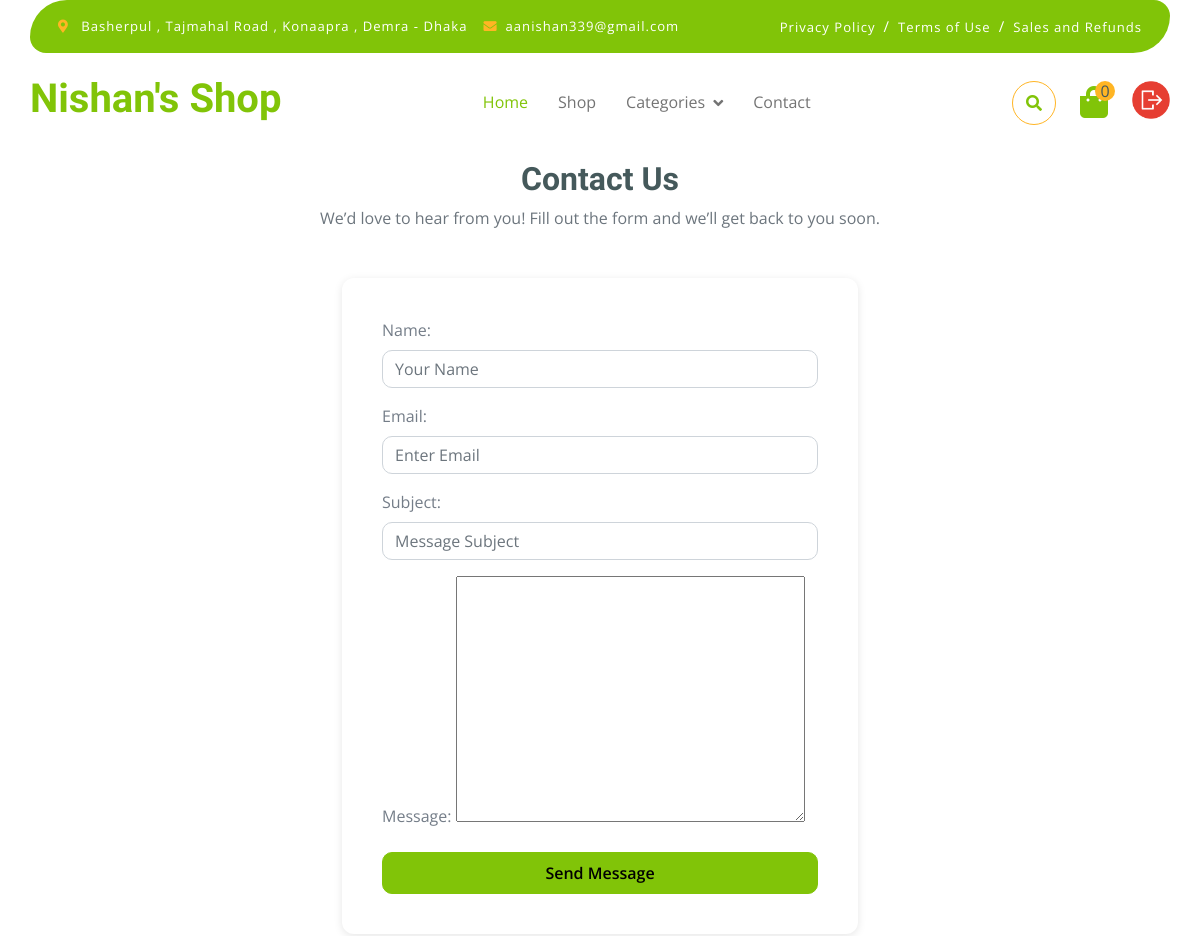
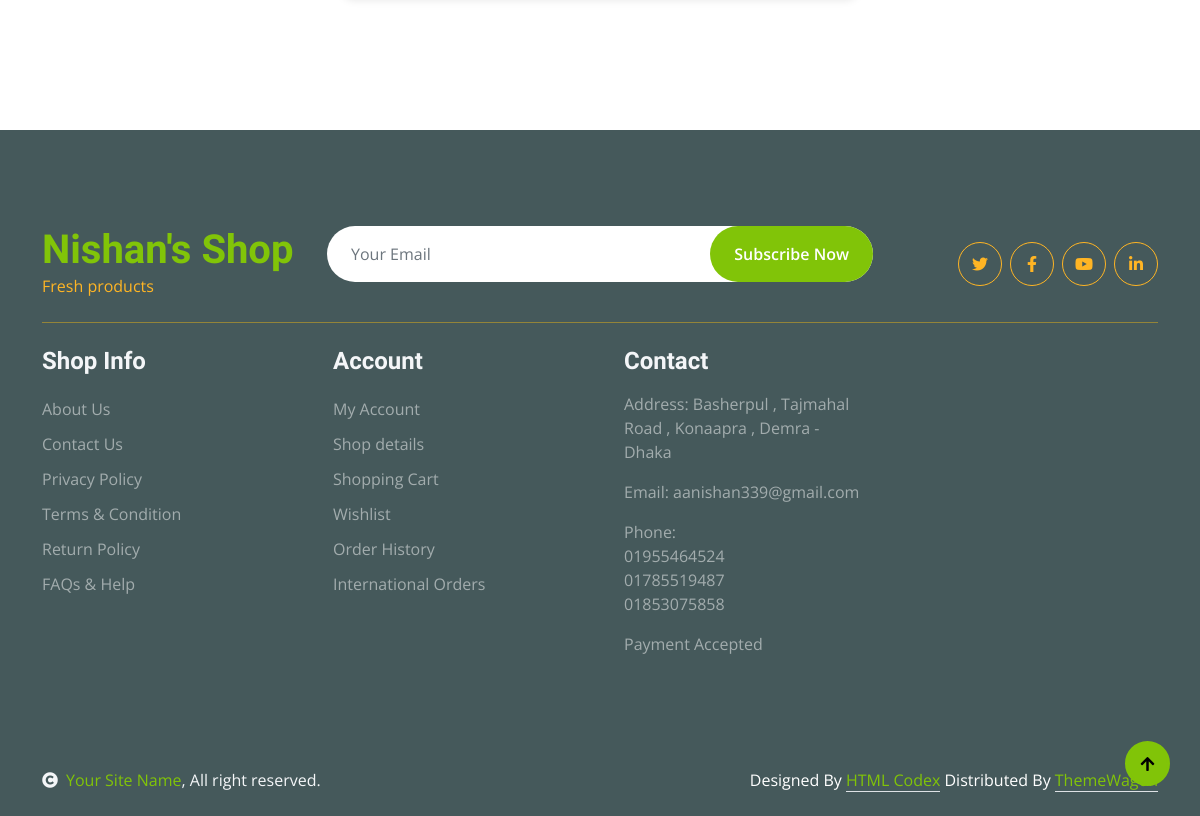
The page /about/contact/ (signed in) on the database its author committed (2 pictures, top to bottom).
### about/models.py (models this page shows, shortened)
class AboutShop(models.Model):
    name = models.CharField(max_length = 100)
    logo = CloudinaryField(folder = "fruitable/shop_logo" , blank = True , null = True)
    phone = models.CharField(max_length = 110 , help_text = "If you've multiple phone number , separate them via comma(,)")
    location = models.CharField(max_length = 200)
    email = models.EmailField(unique = True)
    terms_and_conditions = SummernoteTextField(blank = True)
    established_at = models.DateField()
    created_at = models.DateTimeField(default = now)
    class Meta:
        ordering = ["-created_at"]
        verbose_name = "Shop Info"
        verbose_name_plural = verbose_name

class Contact(models.Model):
    id = models.UUIDField(primary_key = True , default = uuid.uuid4 , editable = False)
    name = models.CharField(max_length = 100)
    email = models.EmailField()
    subject = models.CharField(max_length = 200)
    message = SummernoteTextField()
    created_at = models.DateTimeField(default = now)

### about/views.py (the view)
# urls.py: path("contact/",Contact,name = "contact"),
def Contact(request):
    if request.method == 'POST':
        pass
    else:
        form = ContactForm()
    return render(request , "contact.html" , {"form":form})

### about/forms.py
class ContactForm(forms.ModelForm):
    class Meta:
        model = Contact
        exclude = ["created_at"]
        widgets = {
            "name":forms.TextInput(
                attrs = {
                    "type":'text',
                    "class":"form-control",
                    "placeholder":'Your Name',
                }
            ),
            "email":forms.EmailInput(
                attrs = {
                    "type":'email',
                    "class":"form-control",
                    "placeholder":'Enter Email',
                }
            ),
            "subject":forms.TextInput(
                attrs = {
                    "type":'text',
                    "class":"form-control",
                    "placeholder":'Message Subject',
                }
            ),
        }

### about/context_processors.py (called while the page is built)
def About(request):
    from .models import AboutShop
    about = AboutShop.objects.first()
    phones = None
    if about:
        phones = about.phone.split(',')
    return {"about":about , "phones":phones}

### cart/context_processors.py (called while the page is built)
def CategoryList(request):
    categories = Category.objects.filter(is_active = True)
    return {"categories":categories}

def TotalItem(request):
    total = CartItem.objects.filter(cart = request.cart , is_ordered = False).count()
    return {"total":total}

### about/templates/contact.html (shortened to what this page needs)
{% extends 'index.html' %}
{% load static %}
{% block head %}
<link rel="stylesheet" href="{% static 'css/contact.css' %}">
{% endblock head %}
{% block body %}
<section class="contact-section">
    <div class="container">
      <div class="text-center mb-5">
        <h2 class="fw-bold">Contact Us</h2>
        <p class="text-muted">We’d love to hear from you! Fill out the form and we’ll get back to you soon.</p>
      </div>
      <div class="row justify-content-center">
        <div class="col-lg-6 mb-4">
          <div class="contact-card">
            <form method="POST">
              {% for field in form %}
                <div class="mb-3">
                    <label class="form-label">{{field.label_tag}}</label>
                    {{field}}
                </div>
              {% endfor %}
              <button type="submit" class="btn btn-primary w-100 py-2">Send Message</button>
            </form>
          </div>
        </div>
        </div>
      </div>
</section>
{% endblock body %}

### product/templates/index.html (shortened to what this page needs)
<!DOCTYPE html>
<html lang="en">
    {% load static %}
    <head>
        {% block head %}
        {% endblock head %}
        <link rel="stylesheet" href="https://use.fontawesome.com/releases/v5.15.4/css/all.css"/>
        <link href="https://cdn.jsdelivr.net/npm/bootstrap-icons@1.4.1/font/bootstrap-icons.css" rel="stylesheet">
        <link href="{% static 'lib/lightbox/css/lightbox.min.css' %}" rel="stylesheet">
        <link href="{% static 'lib/owlcarousel/assets/owl.carousel.min.css' %}" rel="stylesheet">
        <link href="{% static 'css/bootstrap.min.css' %}" rel="stylesheet">
        <link href="{% static 'css/message.css' %}" rel="stylesheet">
        <link href="{% static 'css/style.css' %}" rel="stylesheet">
    </head>
    <body>
        <div class="container-fluid fixed-top">
            <div class="container topbar bg-primary d-none d-lg-block">
                <div class="d-flex justify-content-between">
                    <div class="top-info ps-2">
                        <small class="me-3"><i class="fas fa-map-marker-alt me-2 text-secondary"></i> <a href="#" class="text-white">{{about.location}}</a></small>
                        <small class="me-3"><i class="fas fa-envelope me-2 text-secondary"></i><a href="#" class="text-white">{{about.email}}</a></small>
                    </div>
                    <div class="top-link pe-2">
                        <a href="#" class="text-white"><small class="text-white mx-2">Privacy Policy</small>/</a>
                        <a href="#" class="text-white"><small class="text-white mx-2">Terms of Use</small>/</a>
                        <a href="#" class="text-white"><small class="text-white ms-2">Sales and Refunds</small></a>
                    </div>
                </div>
            </div>
            <div class="container px-0">
                <nav class="navbar navbar-light bg-white navbar-expand-xl">
                    <a href="index.html" class="navbar-brand"><h1 class="text-primary display-6">{{about.name}}</h1></a>
                    <div class="collapse navbar-collapse bg-white" id="navbarCollapse">
                        <div class="navbar-nav mx-auto">
                            <a href="{% url 'home' %}" class="nav-item nav-link active">Home</a>
                            <a href="{% url 'shop' %}" class="nav-item nav-link">Shop</a>
                            <div class="nav-item dropdown">
                                {% if categories %}
                                    <a href="#" class="nav-link dropdown-toggle" data-bs-toggle="dropdown">Categories</a>
                                {% endif %}
                            </div>
                            <a href="contact.html" class="nav-item nav-link">Contact</a>
                        </div>
                        <div class="d-flex m-3 me-0">
                            <button class="btn-search btn border border-secondary btn-md-square rounded-circle bg-white me-4" data-bs-toggle="modal" data-bs-target="#searchModal"><i class="fas fa-search text-primary"></i></button>
                            <a href="{% url 'cart' %}" class="position-relative me-4 my-auto">
                                <i class="fa fa-shopping-bag fa-2x"></i>
                                <span class="position-absolute bg-secondary rounded-circle d-flex align-items-center justify-content-center text-dark px-1" style="top: -5px; left: 15px; height: 20px; min-width: 20px;">{{total}}</span>
                            </a>
                            {% if request.user.is_authenticated %}
                                <a href="{% url 'logout' %}">
                                    <img src="{% static 'img/logout.png' %}" style="height:38px;">
                                </a>
                            {% else %}
                                <a href="#" class="my-auto">
                                    <i class="fas fa-user fa-2x"></i>
                                </a>
                            {% endif %}
                        </div>
                    </div>
                </nav>
            </div>
        </div>
        {% block body %}{% endblock body %}
        <div class="container-fluid bg-dark text-white-50 footer pt-5 mt-5">
            <div class="container py-5">
                <div class="pb-4 mb-4" style="border-bottom: 1px solid rgba(226, 175, 24, 0.5) ;">
                    <div class="row g-4">
                        <div class="col-lg-3">
                            <a href="#">
                                <h1 class="text-primary mb-0">{{about.name}}</h1>
                                <p class="text-secondary mb-0">Fresh products</p>
                            </a>
                        </div>
                        <div class="col-lg-6">
                            <div class="position-relative mx-auto">
                                <input class="form-control border-0 w-100 py-3 px-4 rounded-pill" type="number" placeholder="Your Email">
                                <button type="submit" class="btn btn-primary border-0 border-secondary py-3 px-4 position-absolute rounded-pill text-white" style="top: 0; right: 0;">Subscribe Now</button>
                            </div>
                        </div>
                        <div class="col-lg-3">
                            <div class="d-flex justify-content-end pt-3">
                                <a class="btn  btn-outline-secondary me-2 btn-md-square rounded-circle" href=""><i class="fab fa-twitter"></i></a>
                                <a class="btn btn-outline-secondary me-2 btn-md-square rounded-circle" href=""><i class="fab fa-facebook-f"></i></a>
                                <a class="btn btn-outline-secondary me-2 btn-md-square rounded-circle" href=""><i class="fab fa-youtube"></i></a>
                                <a class="btn btn-outline-secondary btn-md-square rounded-circle" href=""><i class="fab fa-linkedin-in"></i></a>
                            </div>
                        </div>
                    </div>
                </div>
                <div class="row g-5">
                    <div class="col-lg-3 col-md-6">
                        <div class="d-flex flex-column text-start footer-item">
                            <h4 class="text-light mb-3">Shop Info</h4>
                            <a class="btn-link" href="">About Us</a>
                            <a class="btn-link" href="{% url 'contact' %}">Contact Us</a>
                            <a class="btn-link" href="">Privacy Policy</a>
                            <a class="btn-link" href="">Terms & Condition</a>
                            <a class="btn-link" href="">Return Policy</a>
                            <a class="btn-link" href="">FAQs & Help</a>
                        </div>
                    </div>
                    <div class="col-lg-3 col-md-6">
                        <div class="d-flex flex-column text-start footer-item">
                            <h4 class="text-light mb-3">Account</h4>
                            <a class="btn-link" href="">My Account</a>
                            <a class="btn-link" href="">Shop details</a>
                            <a class="btn-link" href="">Shopping Cart</a>
                            <a class="btn-link" href="">Wishlist</a>
                            <a class="btn-link" href="">Order History</a>
                            <a class="btn-link" href="">International Orders</a>
                        </div>
                    </div>
                    <div class="col-lg-3 col-md-6">
                        <div class="footer-item">
                            <h4 class="text-light mb-3">Contact</h4>
                            <p>Address: {{about.location}}</p>
                            <p>Email: {{about.email}}</p>
                            <p>Phone:</br>{% for phone in phones %} {{phone}} </br>{% endfor %}</p>
                            <p>Payment Accepted</p>
                        </div>
                    </div>
                </div>
            </div>
        </div>
        <div class="container-fluid copyright bg-dark py-4">
            <div class="container">
                <div class="row">
                    <div class="col-md-6 text-center text-md-start mb-3 mb-md-0">
                        <span class="text-light"><a href="#"><i class="fas fa-copyright text-light me-2"></i>Your Site Name</a>, All right reserved.</span>
                    </div>
                    <div class="col-md-6 my-auto text-center text-md-end text-white">
                        Designed By <a class="border-bottom" href="https://htmlcodex.com">HTML Codex</a> Distributed By <a class="border-bottom" href="https://themewagon.com">ThemeWagon</a>
                    </div>
                </div>
            </div>
        </div>
        <a href="#" class="btn btn-primary border-3 border-primary rounded-circle back-to-top"><i class="fa fa-arrow-up"></i></a>
    </body>
</html>

### static/css/contact.css (style rules this page uses)
.contact-section { padding: 60px; margin-top: 100px; }
.contact-card { background: #fff; border-radius: 12px; box-shadow: 0 2px 8px rgba(0,0,0,0.1); padding: 40px; }

### static/css/style.css (style rules this page uses)
.back-to-top { position: fixed; right: 30px; bottom: 30px; display: flex; width: 45px; height: 45px; align-items: center; justify-content: center; transition: 0.5s; z-index: 99; }
.btn { font-weight: 600; transition: .5s; }
.btn-md-square { width: 44px; height: 44px; }
.btn-square, .btn-sm-square, .btn-md-square, .btn-lg-square { padding: 0; display: flex; align-items: center; justify-content: center; font-weight: normal; }
.btn.border-secondary { transition: 0.5s; }
.fixed-top { transition: 0.5s; background: var(--bs-white); border: 0; }
.topbar { padding: 20px; border-radius: 230px 100px; }
.topbar .top-info { font-size: 15px; line-height: 0; letter-spacing: 1px; display: flex; align-items: center; }
.topbar .top-link { font-size: 15px; line-height: 0; letter-spacing: 1px; display: flex; align-items: center; }
.topbar .top-link a { letter-spacing: 1px; }
.navbar .navbar-nav .nav-link { padding: 10px 15px; font-size: 16px; transition: .5s; }
.navbar { height: 100px; border-bottom: 1px solid rgba(255, 255, 255, .1); }
.navbar .navbar-nav .nav-link:hover, .navbar .navbar-nav .nav-link.active, .fixed-top.bg-white .navbar .navbar-nav .nav-link:hover, .fixed-top.bg-white .navbar .navbar-nav .nav-link.active { color: var(--bs-primary); }
.navbar .dropdown-toggle::after { border: none; content: "\f107"; font-family: "Font Awesome 5 Free"; font-weight: 700; vertical-align: middle; margin-left: 8px; }
.footer .footer-item .btn-link { line-height: 35px; color: rgba(255, 255, 255, .5); transition: 0.5s; }

### rows shown on the page
AboutShop: location "Basherpul , Tajmahal Road , Konaapra , Demra - Dhaka", email "aanishan339@gmail.com", name "Nishan's Shop"

### other values the page prints
{{ total }} "0"
{{ field.label_tag }} "Name:" "Email:" "Subject:" "Message:"
{{ phone }} "01955464524" "01785519487" "01853075858"
